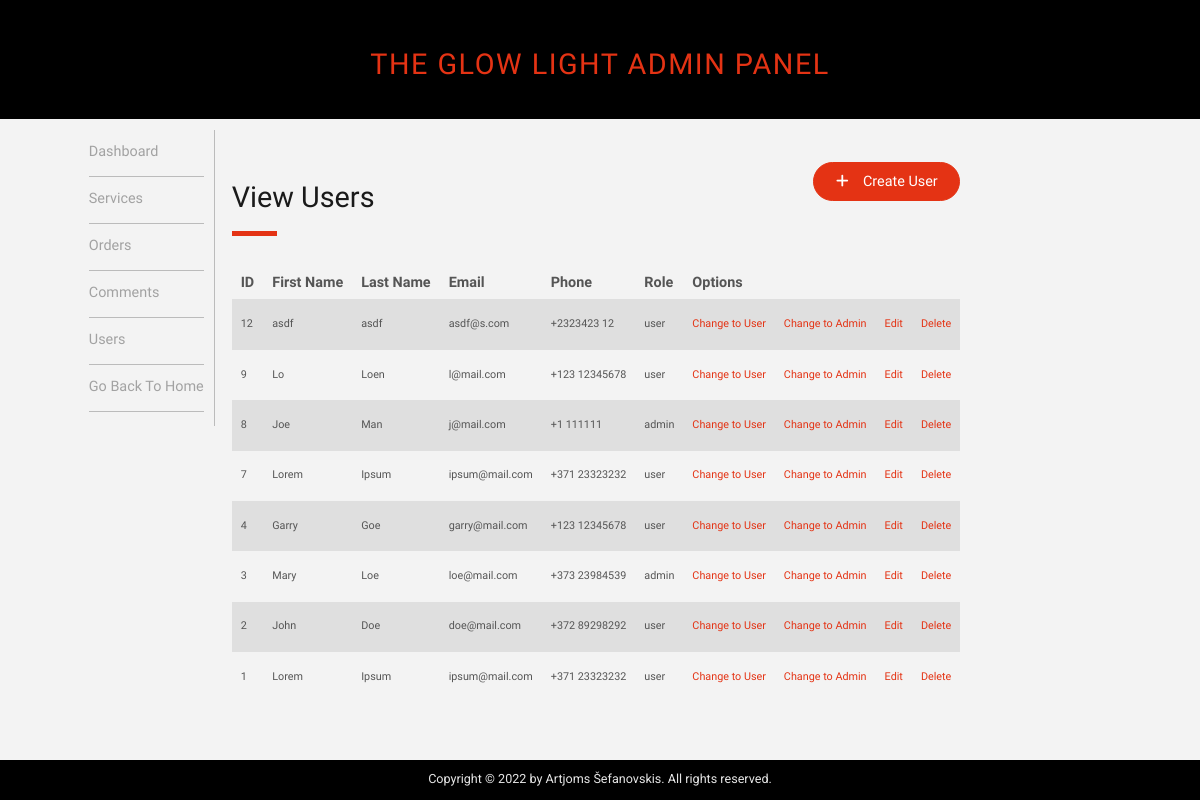
The page /admin/admin-users.php (signed in) on the database as committed earlier.
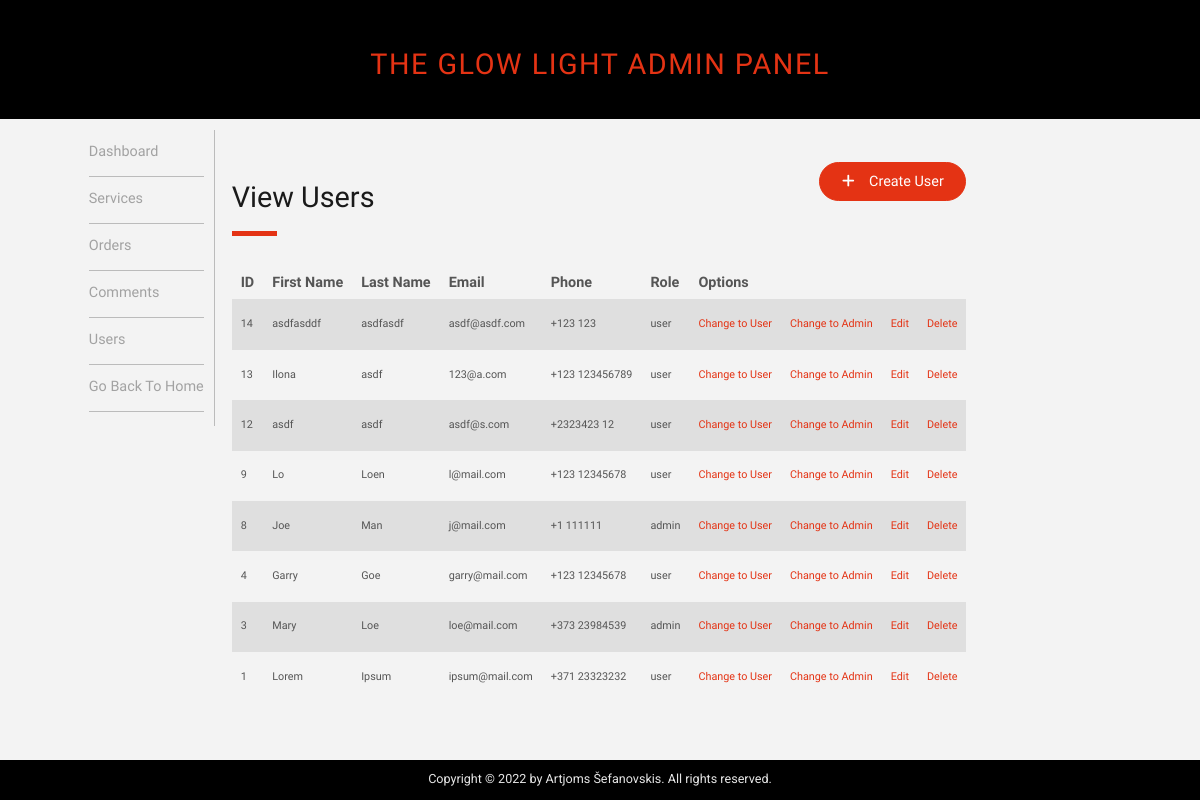
The same page on the database as committed later.
### tables this page shows
CREATE TABLE `users` (
  `user_id` int(11) NOT NULL,
  `user_first` varchar(255) NOT NULL,
  `user_last` varchar(255) NOT NULL,
  `user_email` varchar(255) NOT NULL,
  `user_phone` int(9) NOT NULL,
  `user_phone_code` int(5) NOT NULL,
  `user_role` varchar(255) NOT NULL DEFAULT 'user',
  `user_password` varchar(255) NOT NULL
);

### admin/inc/view_all_users.php (the view, shortened to what this page needs)
<div class="wrapper">
  <div class="page-header-box">
    <div>
      <h2 class="page-heading">View Users</h2>
      <span class="page-heading-line"></span>
    </div>
    <a href="admin-users.php?source=add_user" class="btn--cta">
      <i class="fas fa-plus"></i>
      <span>Create User</span>
    </a>
  </div>
<?php
$query = "select*from users ";
$query.= "order by user_id desc";
$select_users = mysqli_query($conn,$query);
if(mysqli_num_rows($select_users) == 0){
  echo "<div class='empty-msg'>Looks like it is empty here...</div>";
}
else{
?>
  <table class="hor-table view-all-users-table">
    <thead class="hor-table-head" >
      <tr>
        <th>ID</th>
        <th>First Name</th>
        <th>Last Name</th>
        <th>Email</th>
        <th>Phone</th>
        <th>Role</th>
        <th>Options</th>
        <th></th>
        <th></th>
        <th></th>
      </tr>
    </thead>
    <tbody class="hor-table-body">
      <?php
      while ($row = mysqli_fetch_assoc($select_users)) {
        $user_id = $row['user_id'];
        $user_first = $row['user_first'];
        $user_last = $row['user_last'];
        $user_email = $row['user_email'];
        $user_phone = $row['user_phone'];
        $user_phone_code = $row['user_phone_code'];
        $user_role = $row['user_role'];
        echo "<tr>";
        echo "<td>{$user_id}</td>";
        echo "<td>{$user_first}</td>";
        echo "<td>{$user_last}</td>";
        echo "<td>{$user_email}</td>";
        echo "<td>+{$user_phone_code} {$user_phone}</td>";
        echo "<td>{$user_role}</td>";
        echo "<td><a href='admin-users.php?change_to_user=$user_id'>Change to User</a></td>";
        echo "<td><a href='admin-users.php?change_to_admin=$user_id'>Change to Admin</a></td>";
        echo "<td><a href='admin-users.php?source=edit_user&u_id={$user_id}'>Edit</a></td>";
        echo "<td><a href='admin-users.php?delete=$user_id'>Delete</a></td>";
        echo "</tr>";
      }
      ?>
    </tbody>
  </table>
</div>
<?php } ?>

Rows that differ between the two databases and show on the page:
removed users: user_id "7", user_first "Lorem", user_last "Ipsum", user_email "ipsum@mail.com", user_phone_code "371", user_phone "23323232", user_role "user"
removed users: user_id "2", user_first "John", user_last "Doe", user_email "doe@mail.com", user_phone_code "372", user_phone "89298292", user_role "user"
added users: user_id "14", user_first "asdfasddf", user_last "asdfasdf", user_email "asdf@asdf.com", user_phone_code "123", user_phone "123", user_role "user"
added users: user_id "13", user_first "Ilona", user_last "asdf", user_email "123@a.com", user_phone_code "123", user_phone "123456789", user_role "user"
